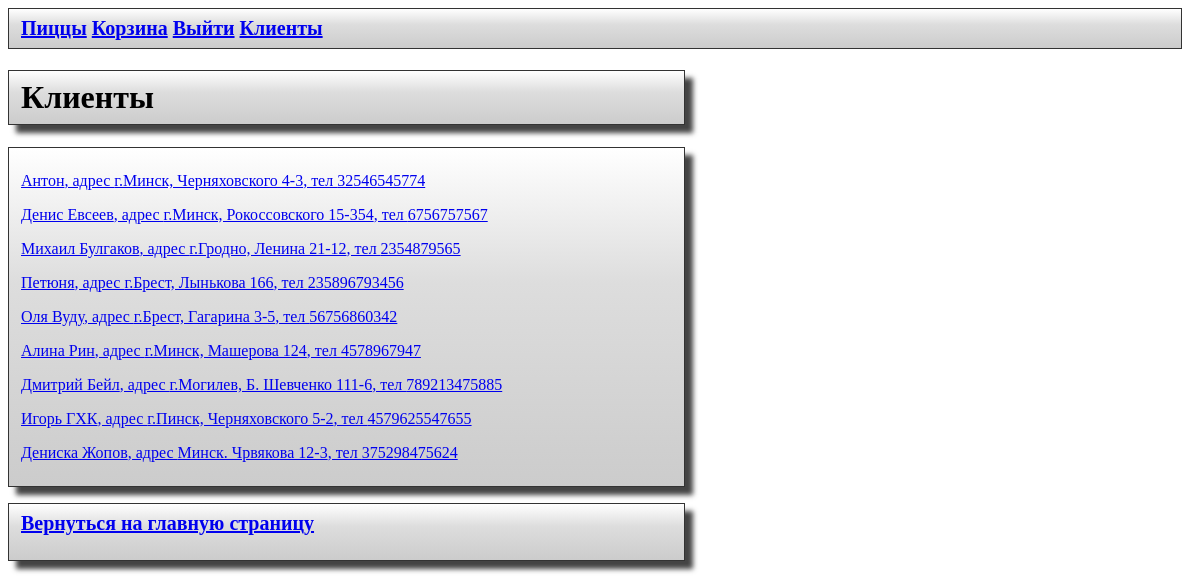
The app's page /clients (signed in), older data.
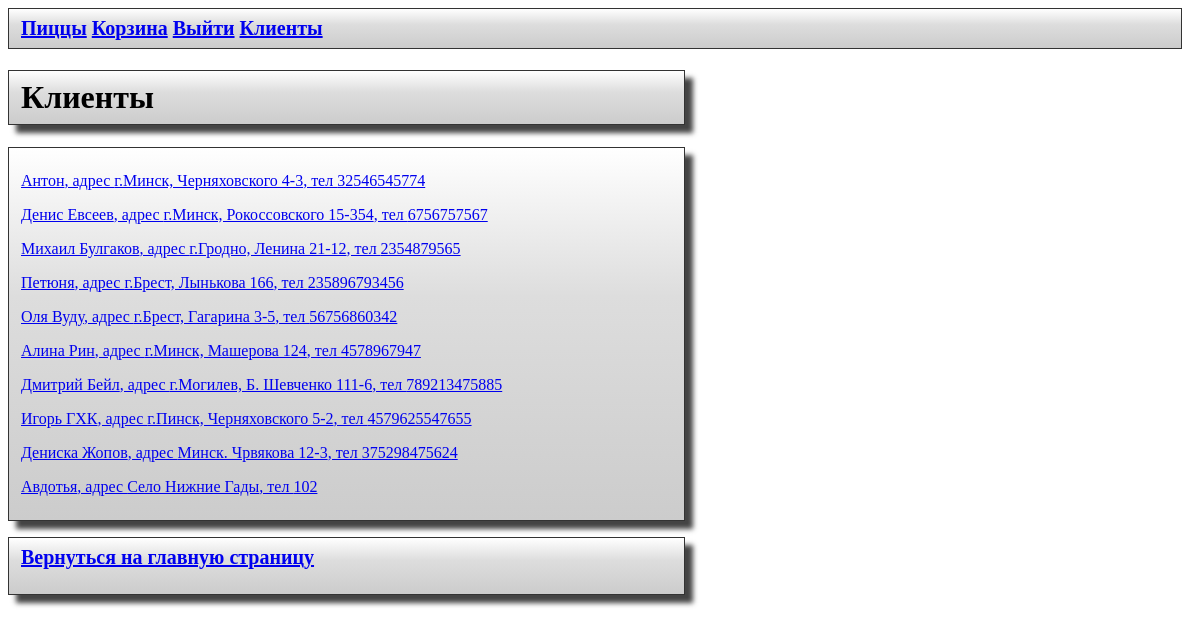
The same page, newer data.
### models.py (models this page shows)
class Client(db.Model):
    id_client = db.Column(db.Integer, primary_key=True)
    client_name = db.Column(db.Text)
    client_address = db.Column(db.Text)
    client_phone = db.Column(db.Text)
    order = db.relationship('Order', back_populates='client_order')

### main.py (the view)
@app.route('/clients')
@login_required
def get_clients_interface():
    clients = SyncORM.get_clients()
    return render_template('clients.html', clients=clients)

### ORM.py (called while the page is built)
    @staticmethod
    def get_clients():
        with app.app_context():
            query = db.select(Client)  # для выбора всех выбирае всю таблицу целиком
            result = db.session.execute(query)  # экзекьютим/выполняем ее
            clients = result.scalars().all()  # отображаем выбранных клиентво (скаляр для отсеива ненужных скобок)
            return clients

### models.py (called while the page is built)
@login.user_loader   # Функция загрузки пользователя
def load_user(id):
    return User.query.get(int(id))

### templates/clients.html (shortened to what this page needs)
<!DOCTYPE html>
<html>
<head>
    <link rel="stylesheet" href="{{ url_for('static', filename='style.css') }}">
    <div class="navigation">
            <div><a href="/">Пиццы</a></div>
            <div>
                <a href="/basket">Корзина</a>
             </div>
            <div>
                 {% if current_user.is_anonymous %}
                     <a href="{{ url_for('login') }}">Служебный вход</a>
                 {% else %}
                    <a href="{{ url_for('logout',  logout='logout') }}">Выйти</a>
                 {% endif %}
             </div>
            <div>
                 {% if current_user.is_anonymous %}
                     <p></p>
                 {% else %}
                    <a href="{{ url_for('get_clients_interface') }}">Клиенты</a>
                 {% endif %}
             </div>
    </div>
</head>
<body>
    <h1 class="basket">{{'Клиенты'}}</h1>
    <ul class="client_list" >
        {% for i in clients %}
            <p><a href="{{ url_for('get_client_interface', client_id=i.id_client) }}">
                {{ i.client_name }}, адрес {{ i.client_address }}, тел {{ i.client_phone }}</a></p>
        {% endfor %}
    </ul>
    <a href="{{ url_for('index') }}" class="button_client_exit">Вернуться на главную страницу</a>
</body>
</html>

### static/style.css (style rules this page uses)
body { background-image: url('/static/media/examples/wood.jpg'); }
h1 { color: black; font-size: 40px justify-content: center; font-weight: 700 }
.navigation { display: flex; color: black; font-size: 20px; font-weight: 600; width: 97%; border: 1px solid #333; padding: 8px 12px; background-image: linear-gradient(180deg, #fff, #ddd 40%, #ccc); gap: 5px; }
.basket { display: flex; width: 55%; border: 1px solid #333; box-shadow: 8px 8px 5px #444; padding: 8px 12px; background-image: linear-gradient(180deg, #fff, #ddd 40%, #ccc); }
.button_client_exit { display: flex; width: 55%; height: 40px; gap: 3px; border: 1px solid #333; box-shadow: 8px 8px 5px #444; padding: 8px 12px; background-image: linear-gradient(180deg, #fff, #ddd 40%, #ccc); font-size: 20px; font-weight: 600; }
.client_list { width: 55%; border: 1px solid #333; box-shadow: 8px 8px 5px #444; padding: 8px 12px; background-image: linear-gradient(180deg, #fff, #ddd 40%, #ccc); }

Row changes from the older to the newer data that the page shows:
added Client: client_name "Авдотья", client_address "Село Нижние Гады", client_phone "102"
